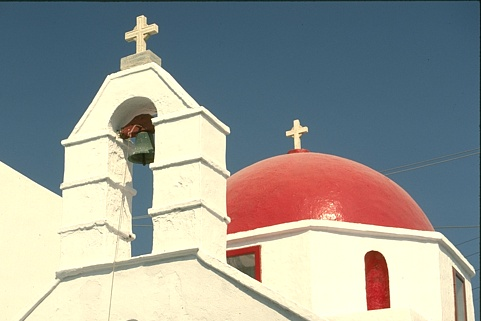
#> input picture imgQ42.jpg, 481 x 321 px
$ python test.py
#> lines starting #> are read from the running program, lines starting #| are printed output that depends on the picture; after the words box and inside, x2 and y2 are one past the last pixel; in counts of white or black regions, pixels touching at a corner belong together

from cv2 import cv2
from matplotlib import pyplot as plt
import numpy as np

src = cv2.imread('imgQ42.jpg')
#> src is the input picture: shape (321, 481, 3); mean B, G, R 149.1, 155.2, 152.6
img = src.copy()
gray = cv2.cvtColor(img, cv2.COLOR_BGR2GRAY)
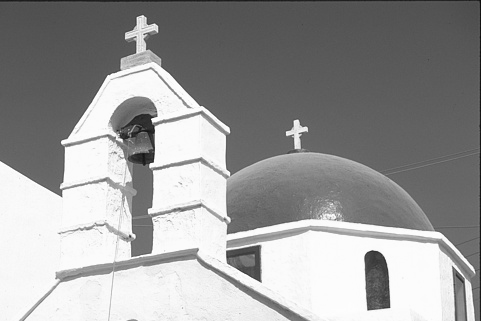
#> gray: shape (321, 481); min 13, max 255, mean 153.7
ret, thresh = cv2.threshold(
    gray, 0, 255, cv2.THRESH_BINARY_INV+cv2.THRESH_OTSU)
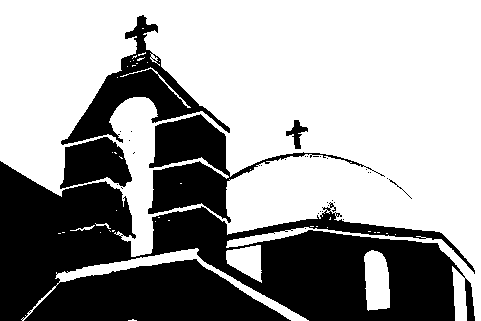
#> thresh: shape (321, 481); 62.1% white; 32 black regions (26 under 20 px), largest, box (x1, y1, x2, y2) and area: (0, 161, 475, 321) 43618, (148, 114, 385, 223) 6612, (61, 15, 230, 145) 5442, (60, 137, 132, 189) 2512, (286, 120, 308, 149) 255, (389, 179, 412, 199) 30
#> ret = 171

# 消除噪声
kernel = np.ones((3, 3), np.uint8)
opening = cv2.morphologyEx(thresh, cv2.MORPH_OPEN, kernel, iterations=2)
#> opening: shape (321, 481); 60.3% white; 7 black regions (5 under 20 px), largest, box (x1, y1, x2, y2) and area: (0, 15, 475, 321) 61242, (389, 179, 412, 199) 30

# 膨胀
sure_bg = cv2.dilate(opening, kernel, iterations=3)
#> sure_bg: shape (321, 481); 66.3% white; 9 black regions (8 under 20 px), largest, box (x1, y1, x2, y2) and area: (0, 20, 452, 321) 51913

# 距离变换
dist_transform = cv2.distanceTransform(opening, 1, 5)
ret, sure_fg = cv2.threshold(dist_transform, 0.7*dist_transform.max(), 255, 0)
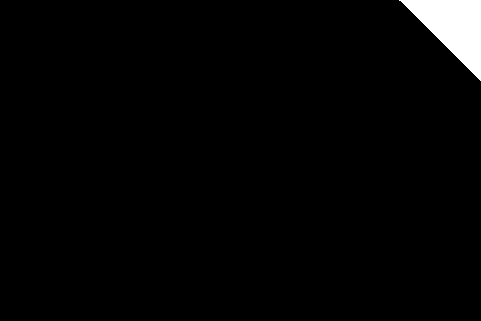
#> sure_fg: shape (321, 481) float32; 2.2% white; 1 white region, box (x1, y1, x2, y2) and area: (399, 0, 481, 81) 3322
#> ret = 186.9

# 获得未知区域
sure_fg = np.uint8(sure_fg)
unknown = cv2.subtract(sure_bg, sure_fg)
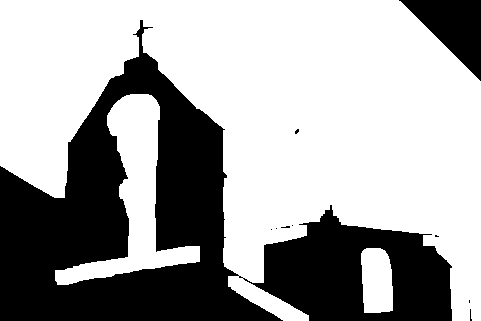
#> unknown: shape (321, 481); 64.2% white; 10 black regions (8 under 20 px), largest, box (x1, y1, x2, y2) and area: (0, 20, 452, 321) 51913, (399, 0, 481, 81) 3322

# 标记
ret, markers1 = cv2.connectedComponents(sure_fg)
#> ret = 2

# 确保背景是1不是0
markers = markers1 + 1

# 未知区域标记为0
markers[unknown == 255] = 0
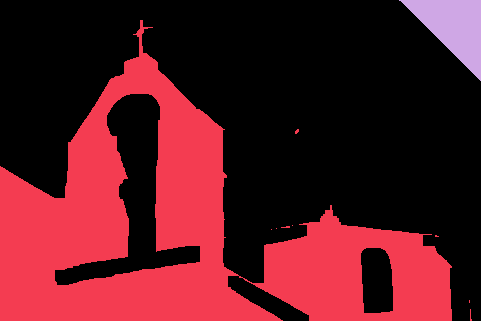
#> markers: shape (321, 481) int32; 3 distinct labels, from 0 to 2; one colour per label, 0 black

markers3 = cv2.watershed(img, markers)
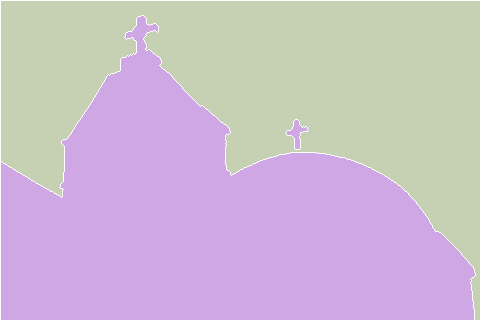
#> markers3: shape (321, 481) int32; 3 distinct labels, from -1 to 2; one colour per label, 0 black, -1 white
img[markers3 == -1] = [0, 0, 255]
#> img: shape (321, 481, 3); 1.6% of pixels changed, all inside (x1, y1, x2, y2) = (0, 0, 481, 321)

plt.subplot(241), plt.imshow(cv2.cvtColor(src, cv2.COLOR_BGR2RGB)),
plt.title('Original'), plt.axis('off')
plt.subplot(242), plt.imshow(thresh, cmap='gray'),
plt.title('Threshold'), plt.axis('off')
plt.subplot(243), plt.imshow(sure_bg, cmap='gray'),
plt.title('Dilate'), plt.axis('off')
plt.subplot(244), plt.imshow(dist_transform, cmap='gray'),
plt.title('Dist Transform'), plt.axis('off')
plt.subplot(245), plt.imshow(sure_fg, cmap='gray'),
plt.title('Threshold'), plt.axis('off')
plt.subplot(246), plt.imshow(unknown, cmap='gray'),
plt.title('Unknow'), plt.axis('off')
plt.subplot(247), plt.imshow(np.abs(markers), cmap='jet'),
plt.title('Markers'), plt.axis('off')
plt.subplot(248), plt.imshow(cv2.cvtColor(img, cv2.COLOR_BGR2RGB)),
plt.title('Result'), plt.axis('off')

plt.show()
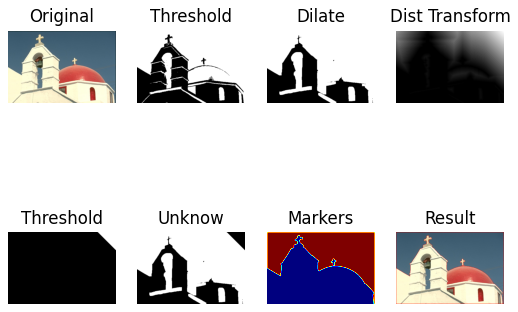
#> figure drawn by matplotlib, 8 panels

$ run again, with imgQ41.jpg copied over imgQ42.jpg
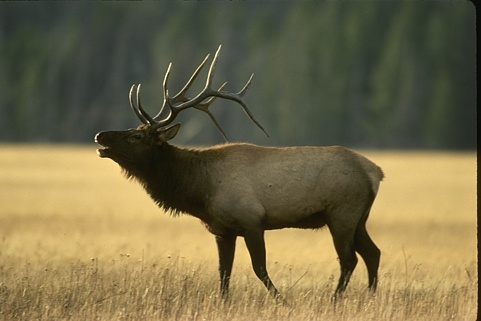
#> input picture imgQ41.jpg, 481 x 321 px
#> src is the input picture: shape (321, 481, 3); mean B, G, R 73.5, 107.6, 117.1
#> `ret, thresh = cv2.threshold( gray, 0, 255, cv2.THRESH_BINARY_INV+cv2.T..`:
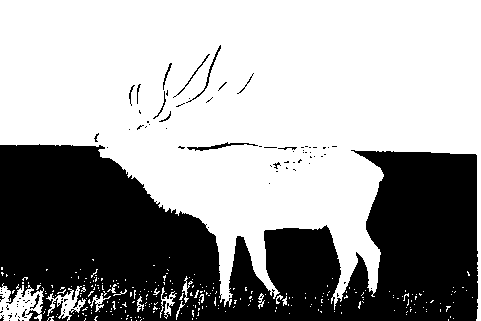
#> thresh: shape (321, 481); 62.6% white; 96 black regions (83 under 20 px), largest, box (x1, y1, x2, y2) and area: (0, 144, 478, 321) 56797, (187, 142, 258, 151) 175, (186, 45, 221, 103) 127
#> `ret, thresh = cv2.threshold( gray, 0, 255, cv2.THRESH_BINARY_INV+cv2.T..`: ret = 119
#> opening: shape (321, 481); 60.6% white; 29 black regions (17 under 20 px), largest, box (x1, y1, x2, y2) and area: (0, 133, 478, 321) 59830, (178, 142, 258, 151) 206, (186, 45, 221, 103) 137
#> sure_bg: shape (321, 481); 64.4% white; 2 black regions (1 under 20 px), largest, box (x1, y1, x2, y2) and area: (0, 148, 475, 321) 54968
#> `ret, sure_fg = cv2.threshold(dist_transform, 0.7*dist_transform.max(),..`: ret = 111.3
#> unknown: shape (321, 481); 57.9% white; 4 black regions (1 under 20 px), largest, box (x1, y1, x2, y2) and area: (0, 148, 475, 321) 54968, (292, 0, 481, 48) 6936, (0, 0, 107, 34) 3076
#> markers1: shape (321, 481) int32; 3 distinct labels, from 0 to 2
#> `ret, markers1 = cv2.connectedComponents(sure_fg)`: ret = 3
#> markers3: shape (321, 481) int32; 4 distinct labels, from -1 to 3
#> `img[markers3 == -1] = [0, 0, 255]`:
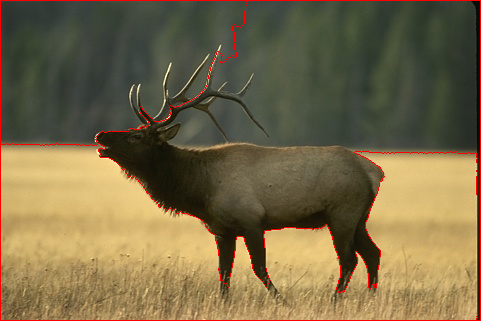
#> img: shape (321, 481, 3); 1.96% of pixels changed, all inside (x1, y1, x2, y2) = (0, 0, 481, 321)

$ run again, with imageQ1.jpg copied over imgQ42.jpg
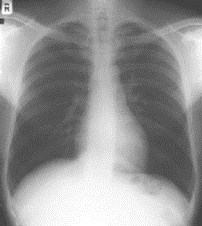
#> input picture imageQ1.jpg, 202 x 226 px
#> src is the input picture: shape (226, 202, 3); min 61, max 255, mean 148.3
#> `ret, thresh = cv2.threshold( gray, 0, 255, cv2.THRESH_BINARY_INV+cv2.T..`:
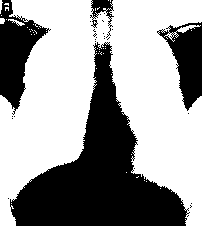
#> thresh: shape (226, 202); 61% white; 27 black regions (23 under 20 px), largest, box (x1, y1, x2, y2) and area: (10, 42, 190, 226) 12775, (0, 0, 51, 115) 2624, (157, 22, 202, 111) 2020, (90, 0, 114, 38) 327
#> `ret, thresh = cv2.threshold( gray, 0, 255, cv2.THRESH_BINARY_INV+cv2.T..`: ret = 159
#> opening: shape (226, 202); 59.2% white; 4 black regions (1 under 20 px), largest, box (x1, y1, x2, y2) and area: (10, 0, 192, 226) 13626, (0, 0, 51, 119) 2812, (157, 22, 202, 114) 2209
#> sure_bg: shape (226, 202); 66.5% white; 5 black regions (1 under 20 px), largest, box (x1, y1, x2, y2) and area: (13, 47, 186, 226) 11339, (0, 0, 43, 104) 2098, (165, 25, 202, 104) 1654, (94, 0, 110, 15) 180
#> `ret, sure_fg = cv2.threshold(dist_transform, 0.7*dist_transform.max(),..`: ret = 39.2
#> unknown: shape (226, 202); 65% white; 7 black regions (1 under 20 px), largest, box (x1, y1, x2, y2) and area: (13, 47, 186, 226) 11339, (0, 0, 43, 104) 2098, (165, 25, 202, 104) 1654, (174, 140, 202, 174) 471, (0, 124, 47, 167) 219, (94, 0, 110, 15) 180
#> markers1: shape (226, 202) int32; 3 distinct labels, from 0 to 2
#> `ret, markers1 = cv2.connectedComponents(sure_fg)`: ret = 3
#> markers3: shape (226, 202) int32; 4 distinct labels, from -1 to 3
#> `img[markers3 == -1] = [0, 0, 255]`:
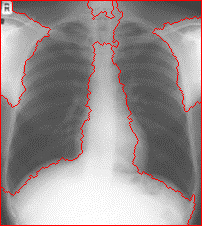
#> img: shape (226, 202, 3); 3.81% of pixels changed, all inside (x1, y1, x2, y2) = (0, 0, 202, 226)
